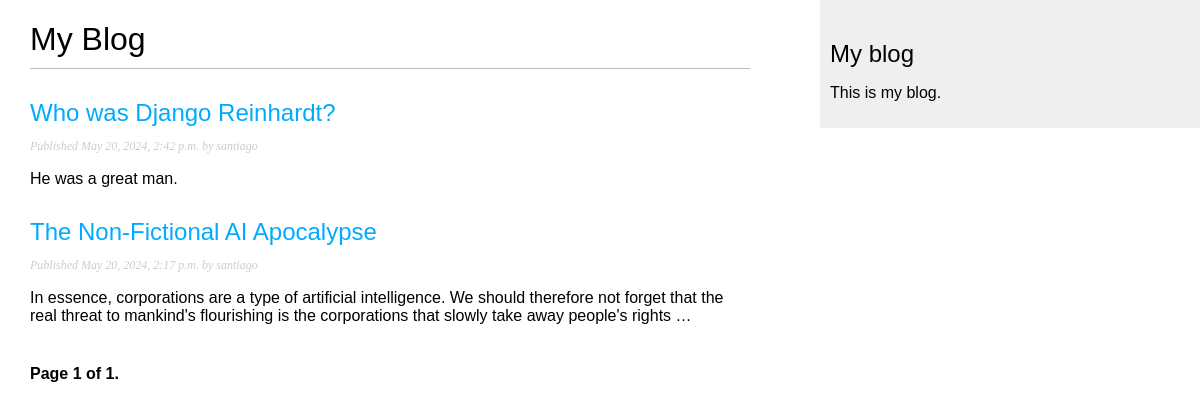
Screenshot of /blog/ with the database file from the repository.
### blog/models.py (models this page shows, shortened)
class Post(models.Model):
    objects = models.Manager() # default manager
    published = PublishedManager() # custom manager
    class Status(models.TextChoices):
        DRAFT = 'DF','Draft'
        PUBLISHED = 'PB', 'Published'
    title = models.CharField(max_length = 250)
    slug = models.SlugField(max_length=250, unique_for_date='publish')
    author = models.ForeignKey(settings.AUTH_USER_MODEL,
                               on_delete=models.CASCADE,
                               related_name='blog_posts')
    body = models.TextField()
    publish = models.DateTimeField(default = timezone.now)
    created = models.DateTimeField(auto_now_add=True)
    updated = models.DateTimeField(auto_now=True)
    status = models.CharField(max_length=2,
                              choices=Status,
                              default=Status.DRAFT)
    class Meta:
        ordering = [
            '-publish',
        ]
        indexes = [
            models.Index(fields = ['-publish']),
        ]
    def get_absolute_url(self):
        return reverse('blog:post_detail',
                       args=[self.publish.year,self.publish.month,self.publish.day,self.slug]
                       )

### blog/views.py (the view)
# urls.py: path('', views.PostListView.as_view(), name='post_list'),
class PostListView(ListView):
    queryset = Post.published.all()
    context_object_name = 'posts'
    paginate_by = 10
    template_name = 'blog/post/list.html'

### blog/templates/blog/post/list.html
{% extends "blog/base.html" %} {% block title %}My Blog{% endblock %}
{% block content %}
<h1>My Blog</h1>
{% for post in posts %}
<h2>
  <a href="{{ post.get_absolute_url }}">
    {{ post.title }}
  </a>
</h2>
<p class="date">Published {{ post.publish }} by {{ post.author }}</p>
{{ post.body|truncatewords:30|linebreaks }}
{% endfor %}
{% include 'pagination.html' with page=page_obj %}
{% endblock %}

### blog/templates/blog/base.html (shortened to what this page needs)
{% load static %}
<!DOCTYPE html>
<html>
<head>
  <link href="{% static 'css/blog.css' %}" rel="stylesheet">
</head>
<body>
  <div id="content"> {% block content %} {% endblock %} </div>
  <div id="sidebar">
    <h2>My blog</h2>
    <p>This is my blog.</p>
  </div>
</body>
</html>

### blog/templates/pagination.html (shortened to what this page needs)
<div class="pagination">
<span class="step-links">
    <span class="current"> Page {{ page.number }} of {{ page.paginator.num_pages }}. </span>
</span>
</div>

### blog/static/css/blog.css (style rules this page uses)
body { margin:0; padding:0; font-family:helvetica, sans-serif; }
a { color:#00abff; text-decoration:none; }
h1 { font-weight:normal; border-bottom:1px solid #bbb; padding:0 0 10px 0; }
h2 { font-weight:normal; margin:30px 0 0; }
#content { float:left; width:60%; padding:0 0 0 30px; }
#sidebar { float:right; width:30%; padding:10px; background:#efefef; height:100%; }
p.date { color:#ccc; font-family: georgia, serif; font-size: 12px; font-style: italic; }
.pagination { margin:40px 0; font-weight:bold; }

### rows the page displays
Post: title "Who was Django Reinhardt?", publish "May 20, 2024, 2:42 p.m.", author "santiago", body "He was a great man."
Post: title "The Non-Fictional AI Apocalypse", publish "May 20, 2024, 2:17 p.m.", author "santiago", body "In essence, corporations are a type of artificial intelligence. We should therefore not forget that the real threat to mankind's flourishing is the corporations that slowly take away people's rights …"

### other values shown
{{ page.number }} "1"
{{ page.paginator.num_pages }} "1"
